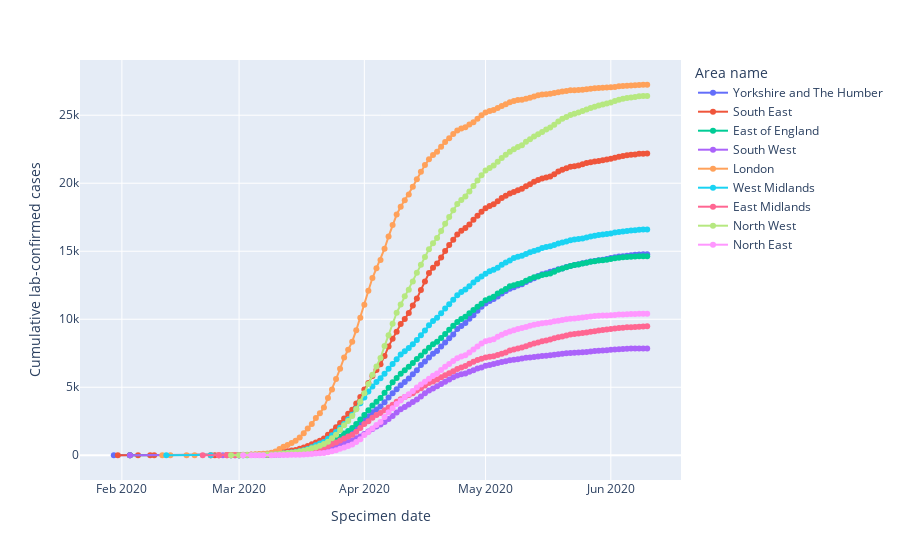

The notebook cell saved with this chart:
### Code cell
plot_line_graph('Cumulative lab-confirmed cases')
